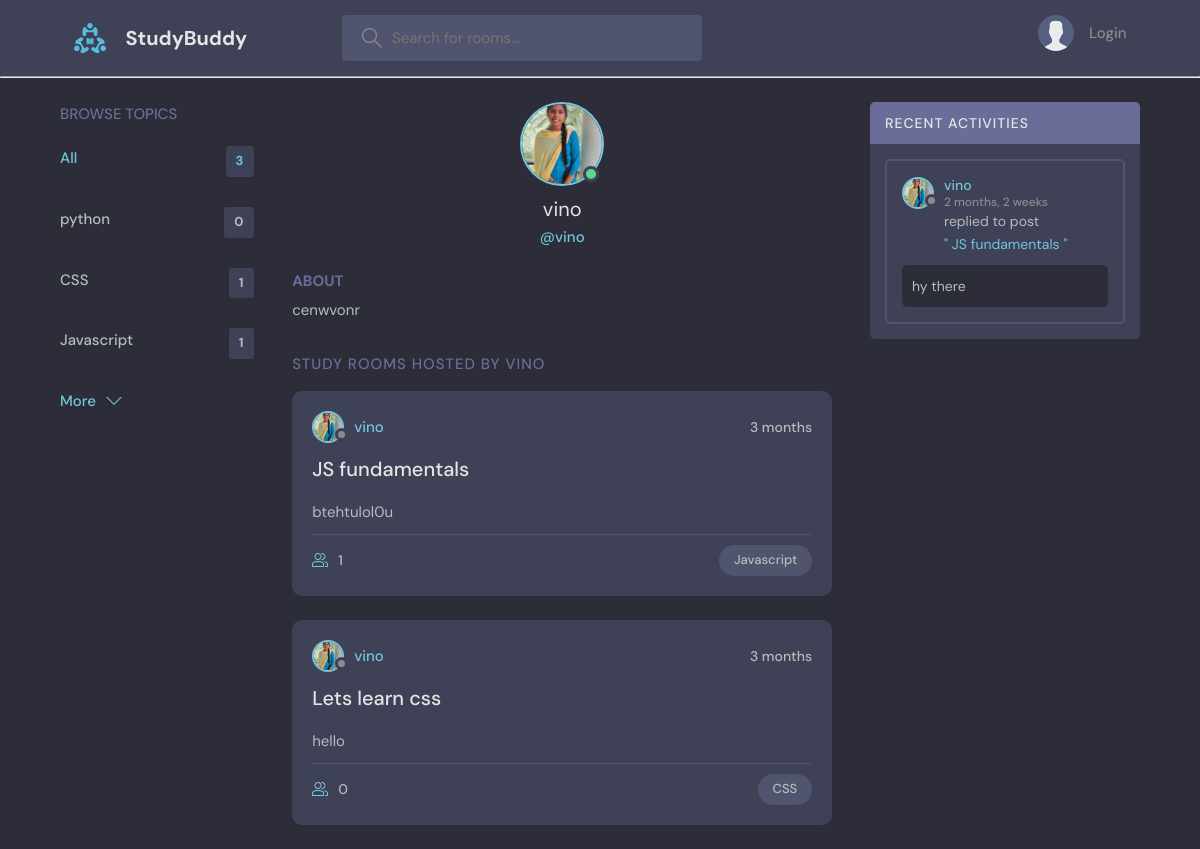
Before: /profile/1 with the older database file.
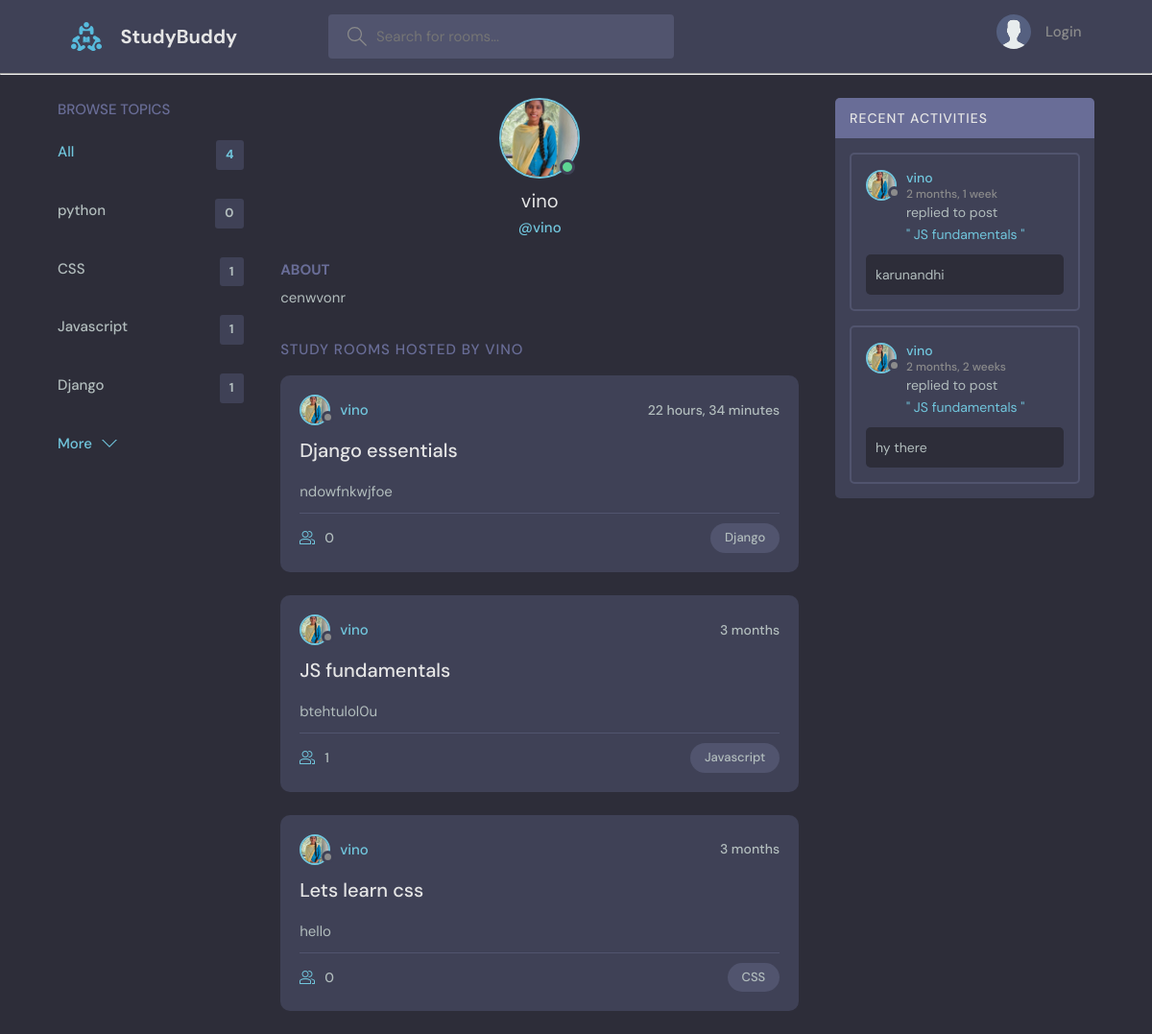
After: the same page with the newer database file.
### base/models.py (models this page shows, shortened)
class Topic (models.Model):
    name = models.CharField(max_length = 200)

class User(AbstractUser):
    name=models.CharField(max_length=200, null =True)
    email = models.EmailField(unique= True)
    bio = models.TextField(null = True)
    avatar =models.ImageField(null=True,default="avatar.svg")
    USERNAME_FIELD = 'email'
    REQUIRED_FIELDS=[]

class Room (models.Model):
    host = models.ForeignKey(User, models.SET_NULL, null= True)
    topic = models.ForeignKey(Topic, on_delete= models.SET_NULL, null= True)
    name = models.CharField(max_length = 200)
    description = models.TextField(null= True, blank = True)
    participants = models.ManyToManyField(User, related_name = 'participants', blank=True)
    updated = models. DateTimeField(auto_now=True)
    created = models.DateTimeField(auto_now_add = True)
    class Meta:
        ordering = ['-updated','-created']
    def __str__(self):
        return self.name

class Message(models.Model):
    user = models.ForeignKey(User, on_delete= models.CASCADE)
    room = models.ForeignKey(Room, on_delete = models.CASCADE)
    body = models.TextField()
    updated = models.DateTimeField(auto_now=True)
    created = models.DateTimeField(auto_now_add= True)
    class Meta:
        ordering = ['-updated','-created']

### base/views.py (the view)
# urls.py: path('profile/<str:pk>', views.userProfile, name="user-profile"),
def userProfile(request,pk):
    user = User.objects.get(id=pk)
    rooms = user.room_set.all()
    room_message= user.message_set.all()
    topics=Topic.objects.all()
    context={'user':user,'roomslist':rooms,
            'room_messages':room_message, 'topicslist':topics}
    return render(request, 'profile.html', context)

### base/templates/profile.html (shortened to what this page needs)
{% extends 'main.html' %}
{% block content %}
  <main class="profile-page layout layout--3">
    <div class="container">
{% include 'topics_component.html' %}
      <div class="roomList">
        <div class="profile">
          <div class="profile__avatar">
            <div class="avatar avatar--large active">
              <img src="{{user.avatar.url}}" />
            </div>
          </div>
          <div class="profile__info">
            <h3>{{user.username}}</h3>
            <p>@{{user.name}}</p>
          </div>
          <div class="profile__about">
            <h3>About</h3>
            <p>
             {{user.bio}}
            </p>
          </div>
        </div>
        <div class="roomList__header">
          <div>
            <h2>Study Rooms Hosted by {{user.username}}</a>
            </h2>
          </div>
        </div>
      {% include 'feed_component.html' %}
      </div>
      {% include 'activity_component.html' %}
    </div>
  </main>
{% endblock content %}

### templates/main.html (shortened to what this page needs)
<!DOCTYPE html>
{% load static %}
<html lang="en">
  <head>
    <link rel="stylesheet" href="{% static 'styles/style.css' %}" />
  </head>
  <body>
       {% include 'navbar.html' %}
       {% block content %}
        {% endblock %}
  </body>
</html>

### templates/navbar.html (shortened to what this page needs)
{% load static %}
   <header class="header header--loggedIn">
      <div class="container">
        <a href="{% url 'home' %}" class="header__logo">
          <img src="{% static 'images/logo.svg' %}" />
          <h1>StudyBuddy</h1>
        </a>
        <form class="header__search" method="GET" action="{% url 'home' %}">
          <label>
            <input name="q" placeholder="Search for rooms..." />
          </label>
        </form>
        <nav class="header__menu">
            {% if request.user.is_authenticated %}
          <div class="header__user">
            <a href="{% url 'user-profile' request.user.id %}">
              <div class="avatar avatar--medium active">
                <img src="{{request.user.avatar.url}}" />
              </div>
              <p>{{request.user.username}} <span>@{{request.user.username}}</span></p>
            </a>
            <button class="dropdown-button">
              <svg version="1.1" xmlns="http://www.w3.org/2000/svg" width="32" height="32" viewBox="0 0 32 32">
                <title>chevron-down</title>
                <path d="M16 21l-13-13h-3l16 16 16-16h-3l-13 13z"></path>
              </svg>
            </button>
          </div>
{% else %}
          <a href="{% url 'login' %}">
            <img src="{% static 'images/avatar.svg' %}" />
            <p>Login</p>
          </a>
{% endif %}
        </nav>
      </div>
    </header>
<hr>

### base/templates/topics_component.html
<div class="topics">
          <div class="topics__header">
            <h2>Browse Topics</h2>
          </div>
          <ul class="topics__list">
            <li>
              <a href="{% url 'home' %}" class="active">All <span>{{topicslist.count}}</span></a>
            </li>
             {% for topic in topicslist %}
            <li>
              <a href="{% url 'home' %}?q={{topic.name}}">{{topic.name}}<span>{{topic.room_set.all.count}}</span></a>
            </li>
           {% endfor %}
          </ul>
          <a class="btn btn--link" href="{% url 'topics' %}">
            More
            <svg version="1.1" xmlns="http://www.w3.org/2000/svg" width="32" height="32" viewBox="0 0 32 32">
              <title>chevron-down</title>
              <path d="M16 21l-13-13h-3l16 16 16-16h-3l-13 13z"></path>
            </svg>
          </a>
        </div>

### base/templates/feed_component.html (shortened to what this page needs)
  {% for room in roomslist %}
 <div class="roomListRoom">
            <div class="roomListRoom__header">
              <a href="{% url 'user-profile' room.host.id %}" class="roomListRoom__author">
                <div class="avatar avatar--small">
                  <img src="{{room.host.avatar.url}}" />
                </div>
                <span>{{room.host.username}}</span>
              </a>
              <div class="roomListRoom__actions">
                <span>{{room.created|timesince}}</span>
              </div>
            </div>
            <div class="roomListRoom__content">
              <a href="{% url 'room' room.id %}">{{room.name}}</a>
              <p>
                {{room.description}}
              </p>
            </div>
            <div class="roomListRoom__meta">
              <a href="{% url 'room' room.id %}" class="roomListRoom__joined">
               {{room.participants.all.count}}
              </a>
              <p class="roomListRoom__topic">{{room.topic.name}}</p>
            </div>
          </div>
 {% endfor %}

### base/templates/activity_component.html (shortened to what this page needs)
<div class="activities">
          <div class="activities__header">
            <h2>Recent Activities</h2>
          </div>
          {% for message in room_messages %}
          <div class="activities__box">
            <div class="activities__boxHeader roomListRoom__header">
              <a href="{% url 'user-profile' message.user.id %}" class="roomListRoom__author">
                <div class="avatar avatar--small">
                  <img src="{{message.user.avatar.url}}" />
                </div>
                <p>
                  {{message.user.username}}
                  <span>{{message.created|timesince}}</span>
                </p>
              </a>
            </div>
            <div class="activities__boxContent">
              <p>replied to post <a href="{% url 'room' message.room.id %}">" {{message.room}} "</a></p>
              <div class="activities__boxRoomContent">
                {{message.body|slice:":50"}}
              </div>
            </div>
          </div>
 {% endfor %}
        </div>

Changed rows visible on the page:
added Topic: name "Django", room_set.all.count "1"
added Room: host.avatar (picture), host.username "vino", created "22 hours, 34 minutes", name "Django essentials", description "ndowfnkwjfoe", participants.all.count "0", topic.name "Django"
added Message: user.avatar (picture), user.username "vino", created "2 months, 1 week", room "JS fundamentals", body "karunandhi"
Other visible differences:
{{ topicslist.count }}: "3" → "4"
